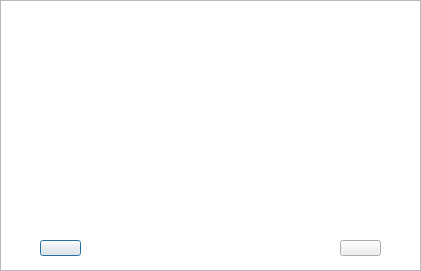
<?xml version="1.0" encoding="UTF-8"?>
<ui version="4.0">
 <class>Dialog_victory</class>
 <widget class="QDialog" name="Dialog_victory">
  <property name="geometry">
   <rect>
    <x>0</x>
    <y>0</y>
    <width>421</width>
    <height>271</height>
   </rect>
  </property>
  <property name="windowTitle">
   <string>神奇小妖怪</string>
  </property>
  <widget class="QGraphicsView" name="graphicsView">
   <property name="geometry">
    <rect>
     <x>0</x>
     <y>0</y>
     <width>421</width>
     <height>271</height>
    </rect>
   </property>
   <property name="styleSheet">
    <string notr="true">border-image: url(:/monster/pic/victory_2.png);</string>
   </property>
  </widget>
  <widget class="QPushButton" name="pushButton">
   <property name="geometry">
    <rect>
     <x>40</x>
     <y>240</y>
     <width>41</width>
     <height>16</height>
    </rect>
   </property>
   <property name="styleSheet">
    <string notr="true">border-image: url(:/monster/pic/return_back.png);</string>
   </property>
   <property name="text">
    <string/>
   </property>
  </widget>
  <widget class="QPushButton" name="pushButton_2">
   <property name="geometry">
    <rect>
     <x>340</x>
     <y>240</y>
     <width>41</width>
     <height>16</height>
    </rect>
   </property>
   <property name="styleSheet">
    <string notr="true">border-image: url(:/monster/pic/replay.png);</string>
   </property>
   <property name="text">
    <string/>
   </property>
  </widget>
 </widget>
 <resources/>
 <connections/>
</ui>
